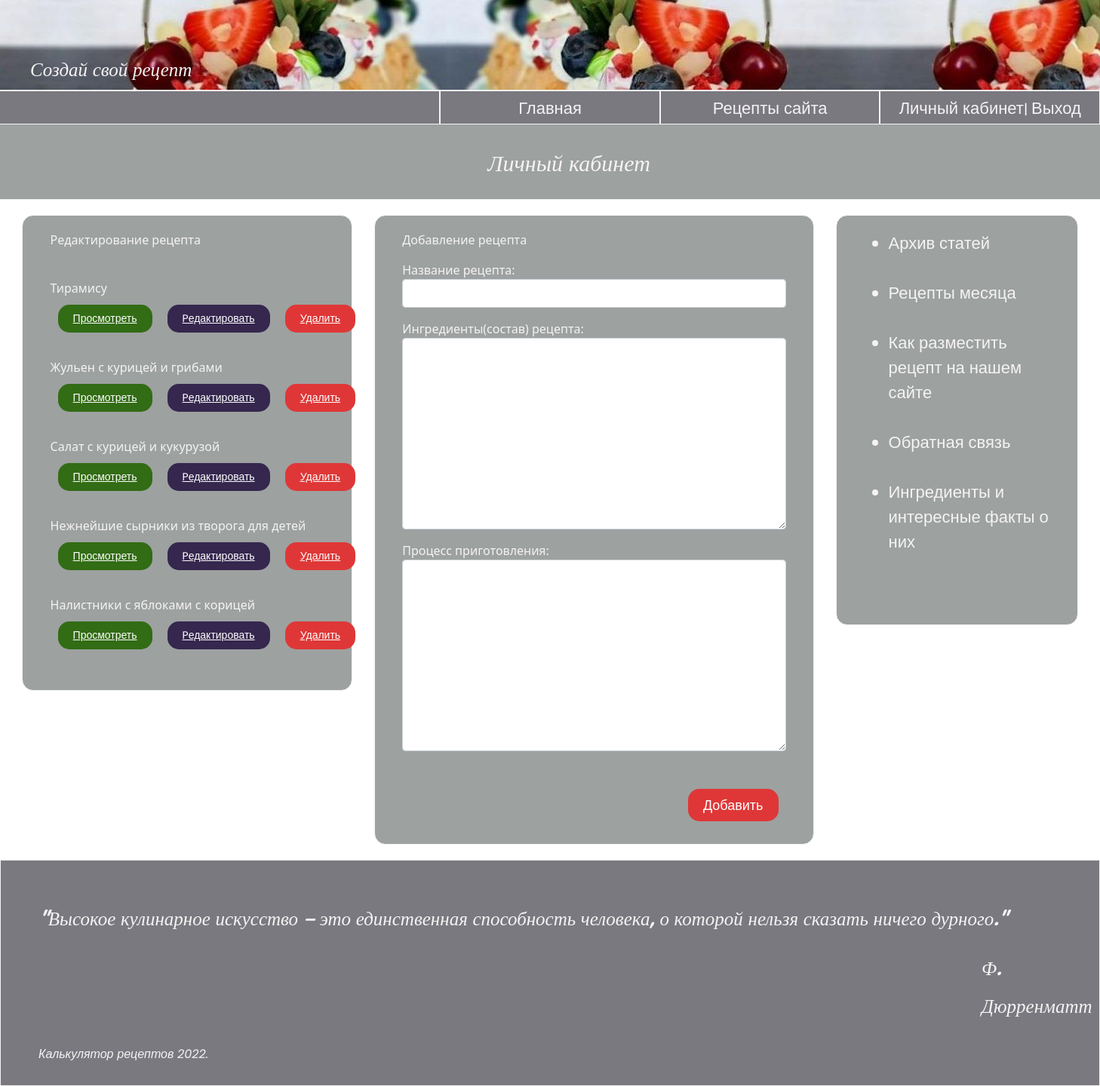
Page /db_recipes/edit_page (signed in) on the committed database.
### db_recipes/models.py (models this page shows, shortened)
class Recipes(models.Model):
    author = models.ForeignKey(User, on_delete = models.CASCADE, verbose_name='Автор', blank = True, null = True, related_name='author')
    title = models.CharField (max_length=100, verbose_name='Название рецепта')
    compound = models.TextField(max_length=500, verbose_name='Ингрeдиенты')
    cooking = models.TextField(max_length=2000, verbose_name='Процесс приготовления')
    recipe_of_month = models.CharField (max_length=100, verbose_name='Отметка "рецепт" месяца', default='no')
    class Meta:
        db_table='recipe'
        verbose_name='Рецепт'
        verbose_name_plural = 'Рецепты'

### db_recipes/views.py (the view, shortened to what this page needs)
# urls.py: path('edit_page', views.RecipesCreateView.as_view(), name='edit_page'),
class RecipesCreateView(LoginRequiredMixin, CreateView):
    model = Recipes
    template_name = 'db_recipes/edit_page.html'
    form_class = RecipesForm
    success_url = reverse_lazy('edit_page')
    def get_context_data(self, **kwargs):
        kwargs['rec'] = Recipes.objects.filter(author=self.request.user).order_by('-id')
        return super().get_context_data(**kwargs)

### db_recipes/forms.py
class RecipesForm(forms.ModelForm):
    class Meta:
        model=Recipes
        fields=['title','compound', 'cooking']
    def __init__(self,*args,**kwargs):
        super().__init__(*args,**kwargs)
        for field in self.fields:
            self.fields[field].widget.attrs['class'] = 'form-control'

### db_recipes/templates/db_recipes/edit_page.html (shortened to what this page needs)
{% extends 'main/layout.html' %}
{% block greeting%} Личный кабинет {% endblock %}
{% block content%}
<div class="aside" id="left-aside">
 <p>Редактирование рецепта </p>
 <br>
   {% for i in rec %}
       {{i.title}} <br>
            <table>
                <tbody>
                    <tr>
                    <td class="aside-link"> <a href={% url 'recipe-detail' i.id %} class="button_add"  style="font-size: 14px; background:#326c14">Просмотреть</a></td>
                    <td  class="aside-link"> <a href="{% url 'update' i.id %}" class="button_add" style="font-size: 14px; float:center">Pедактировать</a></td>
                    <td  class="aside-link"> <a href="{% url 'delete' i.id %}" class="button_cancel" style="font-size: 14px">Удалить</a></td>
                    </tr>
                </tbody>
            </table>
            <br>
   {% endfor %}
</div>
<div class="aside" id="center">
<p>Добавление рецепта </p>
   <form method="post">
       Название рецепта:
       <p title="Введите название рецепта">{{form.title}}</p>
       Ингредиенты(состав) рецепта:
       <p title="Введите ингредиенты и их количество">{{form.compound}}</p>
       Процесс приготовления:
       <p title="Подробно опишите процесс приготовления">{{form.cooking}}</p>
       <br>
       <button type="submit" class="button_cancel">Добавить</button>
   </form>
</div>
{% endblock %}

### main/static/main/css/main.css (style rules this page uses)
* { margin: 0; padding: 0; }
#main, .aside { margin-top: 20px; border: 1px solid #f5f3f4; opacity: 100%; background:#9da1a0; margin-left: 2%; border-radius: 15px; }
.aside { width: 22%; height: 550px text-align: left; padding-left: 10px; float: right; margin-right: 2%; padding: 20px 2.5%; color:#f5f3f4; }
#left-aside { width:30%; float: left; }
#center { width:40%; margin-left:0; margin-right:0; }
.aside-link , .head-link { text-decoration: none; color: #f5f3f4; font-size: 22px; font-family: 'Poppins', sans-serif; }
.button_add , .button_cancel { color: white; float:left; border-radius: 15px; background:#35274e; font-size: 18px; padding: 8px 20px; font-family: 'Poppins', sans-serif; border: none; margin:10px; }
.button_cancel { float:right; background:#df3737; }

### rows in the picture
Recipes: title "Тирамису"
Recipes: title "Жульен с курицей и грибами"
Recipes: title "Салат с курицей и кукурузой"
Recipes: title "Нежнейшие сырники из творога для детей"
Recipes: title "Налистники с яблоками с корицей"
